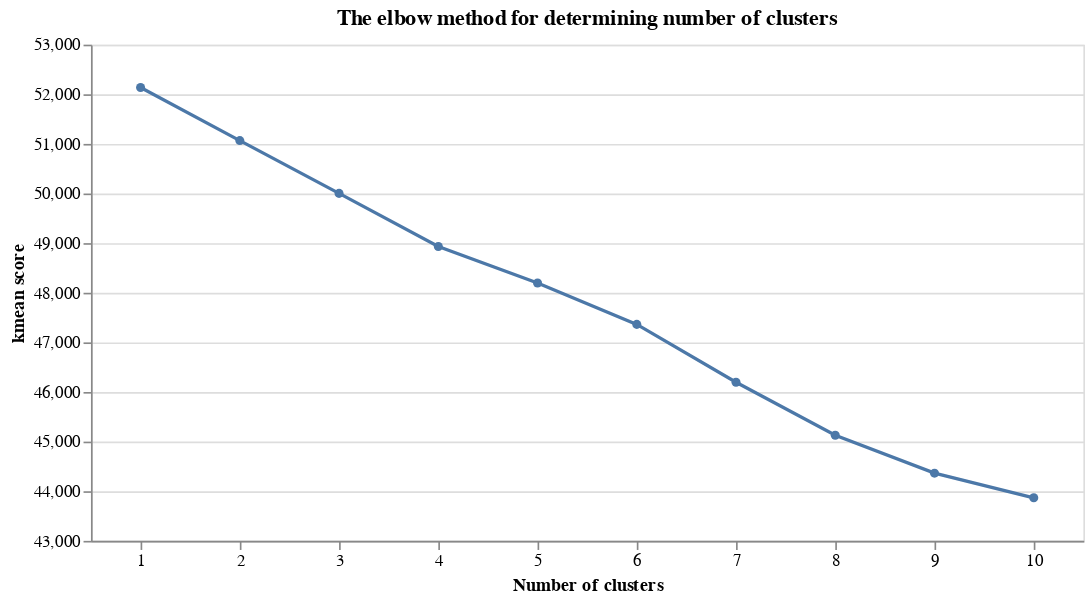

This figure's notebook cell:
### Code cell
# Use the altair scatter plot to create the Elbow Curve.

df_plot = pd.DataFrame({'Number of clusters':[i for i in range(1,11)],'kmean score': km_scores})
alt.Chart(df_plot).mark_line(point=True).encode(
    x=alt.X('Number of clusters:N',axis=alt.Axis(labelAngle=0)),
    y=alt.Y('kmean score',scale=alt.Scale(domain =(43000,53000))),
    tooltip=[alt.Tooltip('kmean score', format='.2f')]
).properties(
    title='Kmean score ifo number of cluster'
).properties(
    title='The elbow method for determining number of clusters',
    width=600
)

### Figure 1 — Vega-Lite specification as saved in the notebook (floating-point values rounded to 4 significant figures)
{"config": {"view": {"continuousWidth": 400, "continuousHeight": 300}}, "data": {"name": "data-f375c9a6dea94ea08f785c7c557abcc0"}, "mark": {"type": "line", "point": true}, "encoding": {"tooltip": [{"type": "quantitative", "field": "kmean score", "format": ".2f"}], "x": {"type": "nominal", "axis": {"labelAngle": 0}, "field": "Number of clusters"}, "y": {"type": "quantitative", "field": "kmean score", "scale": {"domain": [43000, 53000]}}}, "title": "The elbow method for determining number of clusters", "width": 600, "$schema": "https://vega.github.io/schema/vega-lite/v4.8.1.json", "datasets": {"data-f375c9a6dea94ea08f785c7c557abcc0": [{"Number of clusters": 1, "kmean score": 52140.0}, {"Number of clusters": 2, "kmean score": 51070.0}, {"Number of clusters": 3, "kmean score": 50000.0}, {"Number of clusters": 4, "kmean score": 48930.0}, {"Number of clusters": 5, "kmean score": 48200.0}, {"Number of clusters": 6, "kmean score": 47360.0}, {"Number of clusters": 7, "kmean score": 46200.0}, {"Number of clusters": 8, "kmean score": 45130.0}, {"Number of clusters": 9, "kmean score": 44360.0}, {"Number of clusters": 10, "kmean score": 43870.0}]}}
